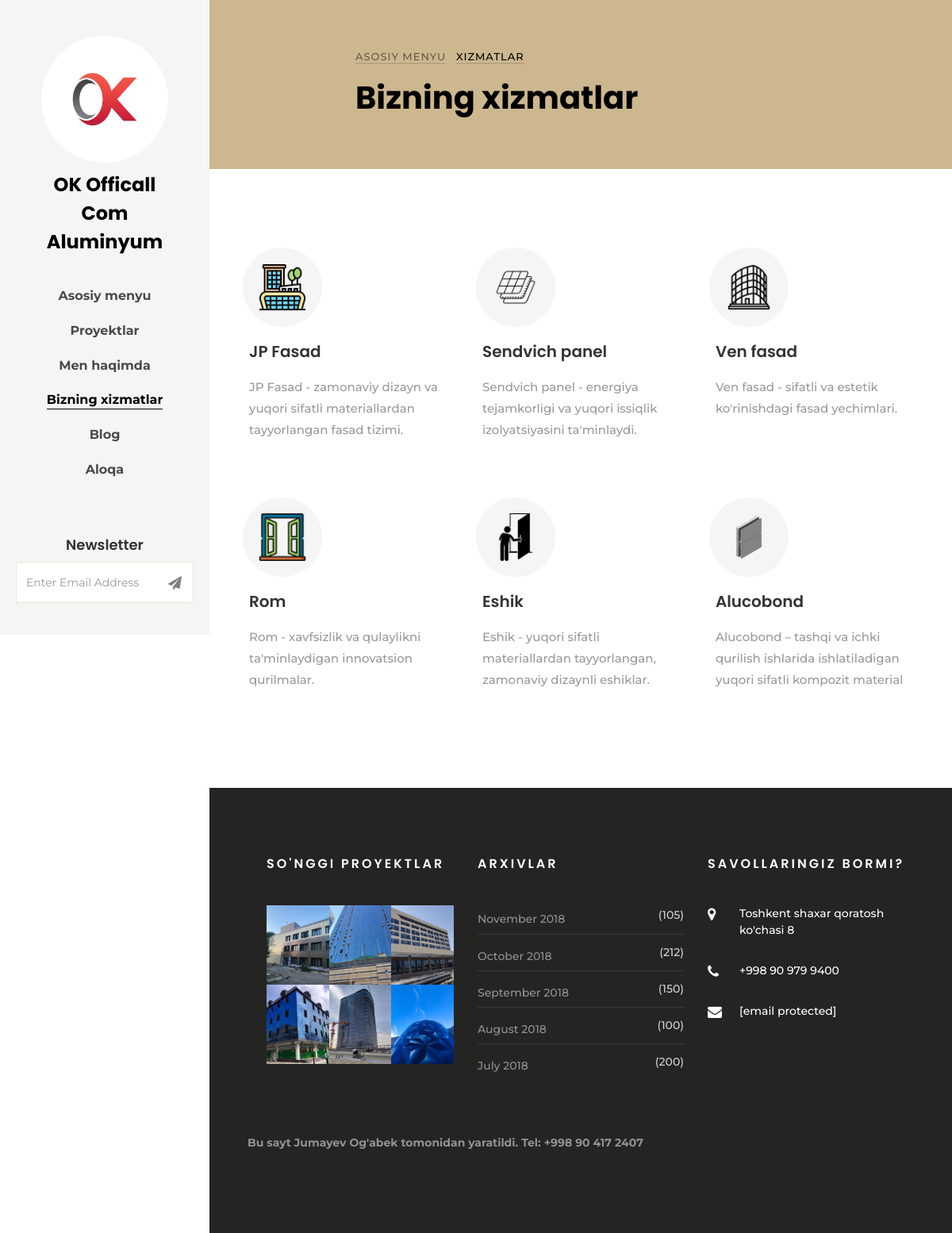
Screenshot of /Service/ with the database file from the repository.
### about/models.py (models this page shows, shortened)
class About(models.Model):
    full_name = models.CharField(max_length=202)
    title = models.CharField(max_length=202)
    image1 = models.ImageField(upload_to='about/')
    image2 = models.ImageField(upload_to='about/')
    description = models.TextField()
    facebook = models.CharField(max_length=202)
    instagram = models.CharField(max_length=202)
    telegram = models.CharField(max_length=202)
    update_date = models.DateTimeField(auto_now=True)
    create_date = models.DateTimeField(auto_now_add=True)

### collection/models.py (models this page shows, shortened)
class Collection(models.Model):
    title = models.CharField(max_length=202)
    image1 = models.ImageField(upload_to='collection/')
    image2= models.ImageField(upload_to='collection/')
    image3= models.ImageField(upload_to='collection/')
    image4= models.ImageField(upload_to='collection/')
    image5= models.ImageField(upload_to='collection/')
    create_date = models.DateTimeField(auto_now_add=True)

### service/views.py (the view)
# urls.py: path('', serviceView, name='service'),
def serviceView(request):
    about = About.objects.all()
    collections = Collection.objects.all().order_by('-id')[:6]
    context = {
        'abouts': about,
        'collections': collections,
    }
    return render(request, 'services.html', context)

### templates/services.html
{% extends 'base.html' %}
{% load static %}
{% block content %}
    <div id="colorlib-main">
        <section class="ftco-section ftco-bread">
            <div class="container">
                <div class="row no-gutters slider-text justify-content-center align-items-center">
                    <div class="col-md-8 ftco-animate">
                        <p class="breadcrumbs"><span class="mr-2"><a href="{% url 'index' %}">Asosiy menyu</a></span>
                            <span>Xizmatlar</span></p>
                        <h1 class="bread">Bizning xizmatlar</h1>
                    </div>
                </div>
            </div>
        </section>
        <section class="ftco-section">
            <div class="container">
                <div class="row">
                    <div class="col-md-4 d-flex align-self-stretch ftco-animate">
                        <div class="media block-6 services py-4 d-block">
                            <div class="d-flex justify-content-start">
                                <div class="icon d-flex align-items-center justify-content-center">
                                    <img src="{% static 'facade.png' %}" width="60" alt="">
                                </div>
                            </div>
                            <div class="media-body p-2 mt-2">
                                <h3 class="heading mb-3">JP Fasad</h3>
                                <p>JP Fasad - zamonaviy dizayn va yuqori sifatli materiallardan tayyorlangan fasad tizimi.</p>
                            </div>
                        </div>
                    </div>
                    <div class="col-md-4 d-flex align-self-stretch ftco-animate">
                        <div class="media block-6 services py-4 d-block">
                            <div class="d-flex justify-content-start">
                                <div class="icon d-flex align-items-center justify-content-center">
                                    <img src="{% static 'solar-panel.png' %}" width="60" alt="">
                                </div>
                            </div>
                            <div class="media-body p-2 mt-2">
                                <h3 class="heading mb-3">Sendvich panel</h3>
                                <p>Sendvich panel - energiya tejamkorligi va yuqori issiqlik izolyatsiyasini ta'minlaydi.</p>
                            </div>
                        </div>
                    </div>
                    <div class="col-md-4 d-flex align-self-stretch ftco-animate">
                        <div class="media block-6 services py-4 d-block">
                            <div class="d-flex justify-content-start">
                                <div class="icon d-flex align-items-center justify-content-center">
                                    <img src="{% static 'glass-building (1).png' %}" width="60" alt="">
                                </div>
                            </div>
                            <div class="media-body p-2 mt-2">
                                <h3 class="heading mb-3">Ven fasad</h3>
                                <p>Ven fasad - sifatli va estetik ko'rinishdagi fasad yechimlari.</p>
                            </div>
                        </div>
                    </div>
                    <div class="col-md-4 d-flex align-self-stretch ftco-animate">
                        <div class="media block-6 services py-4 d-block">
                            <div class="d-flex justify-content-start">
                                <div class="icon d-flex align-items-center justify-content-center">
                                    <img src="{% static 'windows.png' %}" width="60" alt="">
                                </div>
                            </div>
                            <div class="media-body p-2 mt-2">
                                <h3 class="heading mb-3">Rom</h3>
                                <p>Rom - xavfsizlik va qulaylikni ta'minlaydigan innovatsion qurilmalar.</p>
                            </div>
                        </div>
                    </div>
                    <div class="col-md-4 d-flex align-self-stretch ftco-animate">
                        <div class="media block-6 services py-4 d-block">
                            <div class="d-flex justify-content-start">
                                <div class="icon d-flex align-items-center justify-content-center">
                                    <img src="{% static 'person.png' %}" width="60" alt="">
                                </div>
                            </div>
                            <div class="media-body p-2 mt-2">
                                <h3 class="heading mb-3">Eshik</h3>
                                <p>Eshik - yuqori sifatli materiallardan tayyorlangan, zamonaviy dizaynli eshiklar.</p>
                            </div>
                        </div>
                    </div>
                    <div class="col-md-4 d-flex align-self-stretch ftco-animate">
                        <div class="media block-6 services py-4 d-block">
                            <div class="d-flex justify-content-start">
                                <div class="icon d-flex align-items-center justify-content-center">
                                    <img src="{% static 'alucobond.png' %}" width="60" alt="">
                                </div>
                            </div>
                            <div class="media-body p-2 mt-2">
                                <h3 class="heading mb-3">Alucobond</h3>
                                <p>Alucobond – tashqi va ichki qurilish ishlarida ishlatiladigan yuqori sifatli kompozit material</p>
                            </div>
                        </div>
                    </div>
        </section>
{% endblock %}

### templates/base.html (shortened to what this page needs)
<!DOCTYPE html>
{% load static %}
<html lang="en">
<head>
    <link rel="stylesheet" href="{% static 'css/open-iconic-bootstrap.min.css' %}">
    <link rel="stylesheet" href="{% static 'css/animate.css' %}">
    <link rel="stylesheet" href="{% static 'css/owl.carousel.min.css' %}">
    <link rel="stylesheet" href="{% static 'css/owl.theme.default.min.css' %}">
    <link rel="stylesheet" href="{% static 'css/magnific-popup.css' %}">
    <link rel="stylesheet" href="{% static 'css/aos.css' %}">
    <link rel="stylesheet" href="{% static 'css/ionicons.min.css' %}">
    <link rel="stylesheet" href="{% static 'css/bootstrap-datepicker.css' %}">
    <link rel="stylesheet" href="{% static 'css/jquery.timepicker.css' %}">
    <link rel="stylesheet" href="{% static 'css/flaticon.css' %}">
    <link rel="stylesheet" href="{% static 'css/icomoon.css' %}">
    <link rel="stylesheet" href="{% static 'css/style.css' %}">
    <link href="https://cdn.jsdelivr.net/npm/lightbox2@2.11.3/dist/css/lightbox.min.css" rel="stylesheet"/>
</head>
<body>
<div id="colorlib-page">
    <aside id="colorlib-aside" role="complementary" class="js-fullheight text-center">
        {% for i in abouts %}
            <h1 id="colorlib-logo"><a href="{% url 'index' %}">
                <span class="img" style="background-image: url({{ i.image1.url }});"></span>{{ i.full_name }}</a></h1>
        {% endfor %}
        <nav id="colorlib-main-menu" role="navigation">
            <ul>
                <li class="{% if request.path == '/' %}colorlib-active{% endif %}"><a href="{% url 'index' %}">Asosiy
                    menyu</a></li>
                <li class="{% if request.path == '/Collection/' %}colorlib-active{% endif %}"><a
                        href="{% url 'collection' %}">Proyektlar</a></li>
                <li class="{% if request.path == '/About/' %}colorlib-active{% endif %}"><a href="{% url 'about' %}">Men
                    haqimda</a></li>
                <li class="{% if request.path == '/Service/' %}colorlib-active{% endif %}"><a
                        href="{% url 'service' %}">Bizning xizmatlar</a></li>
                <li class="{% if request.path == '/blog/' %}colorlib-active{% endif %}"><a
                        href="{% url 'blog' %}">Blog</a></li>
                <li class="{% if request.path == '/Contact/' %}colorlib-active{% endif %}"><a
                        href="{% url 'contact' %}">Aloqa</a></li>
            </ul>
        </nav>
        <div class="colorlib-footer">
            <h3>Newsletter</h3>
            <div class="d-flex justify-content-center">
                <form action="#" class="colorlib-subscribe-form">
                    <div class="form-group d-flex">
                        <div class="icon"><span class="icon-paper-plane"></span></div>
                        <input type="text" class="form-control" placeholder="Enter Email Address">
                    </div>
                </form>
            </div>
        </div>
    </aside>
    {% block content %}
    {% endblock %}
    <footer class="ftco-footer ftco-bg-dark ftco-section">
        <div class="container px-md-5">
            <div class="row mb-5">
                <div class="col-md">
                    <div class="ftco-footer-widget mb-4 ml-md-4">
                        <h2 class="ftco-heading-2">So'nggi proyektlar</h2>
                        <ul class="list-unstyled photo">
                            {% for i in collections %}
                                <li><a href="{% url 'collection' %}" class="img"
                                       style="background-image: url({{ i.image1.url }});"></a></li>
                            {% endfor %}
                        </ul>
                    </div>
                </div>
                <div class="col-md">
                    <div class="ftco-footer-widget mb-4">
                        <h2 class="ftco-heading-2">Arxivlar</h2>
                        <ul class="list-unstyled categories">
                            <li><a href="#">November 2018 <span>(105)</span></a></li>
                            <li><a href="#">October 2018 <span>(212)</span></a></li>
                            <li><a href="#">September 2018 <span>(150)</span></a></li>
                            <li><a href="#">August 2018 <span>(100)</span></a></li>
                            <li><a href="#">July 2018 <span>(200)</span></a></li>
                        </ul>
                    </div>
                </div>
                <div class="col-md">
                    <div class="ftco-footer-widget mb-4">
                        <h2 class="ftco-heading-2">Savollaringiz bormi?</h2>
                        <div class="block-23 mb-3">
                            <ul>
                                <li><a href="https://maps.app.goo.gl/kfk96gXyJxvmkqm19"><span class="icon icon-map-marker"></span><span class="text">Toshkent shaxar qoratosh ko'chasi 8</span></a>
                                </li>
                                <li><a href="tel:+998909799400"><span class="icon icon-phone"></span><span class="text">+998 90 979 9400</span></a>
                                </li>
                                <li><a href="#"><span class="icon icon-envelope"></span><span class="text">[email&#160;protected]</span></a>
                                </li>
                            </ul>
                        </div>
                    </div>
                </div>
            </div>
            <div class="row">
                <div class="col-md-12">
                    <p>
                        <strong>Bu sayt Jumayev Og'abek tomonidan yaratildi. Tel: <a href="tel:+998904172407">+998 90
                            417 2407</a></strong>
                    </p>
                </div>
            </div>
        </div>
    </footer>
</div>
</body>
</html>

### static/css/icomoon.css (style rules this page uses)
[class^="icon-"], [class*=" icon-"] { font-family: 'icomoon' !important; speak: none; font-style: normal; font-weight: normal; font-variant: normal; text-transform: none; line-height: 1; -webkit-font-smoothing: antialiased; -moz-osx-font-smoothing: grayscale; }
.icon-map-marker:before { content: "\f041"; }
.icon-phone:before { content: "\f095"; }
.icon-envelope:before { content: "\f0e0"; }
.icon-paper-plane:before { content: "\f1d8"; }

### rows the page displays
About: image1 (picture), full_name "OK Officall Com Aluminyum"
Collection: image1 (picture)
Collection: image1 (picture)
Collection: image1 (picture)
Collection: image1 (picture)
Collection: image1 (picture)
Collection: image1 (picture)
